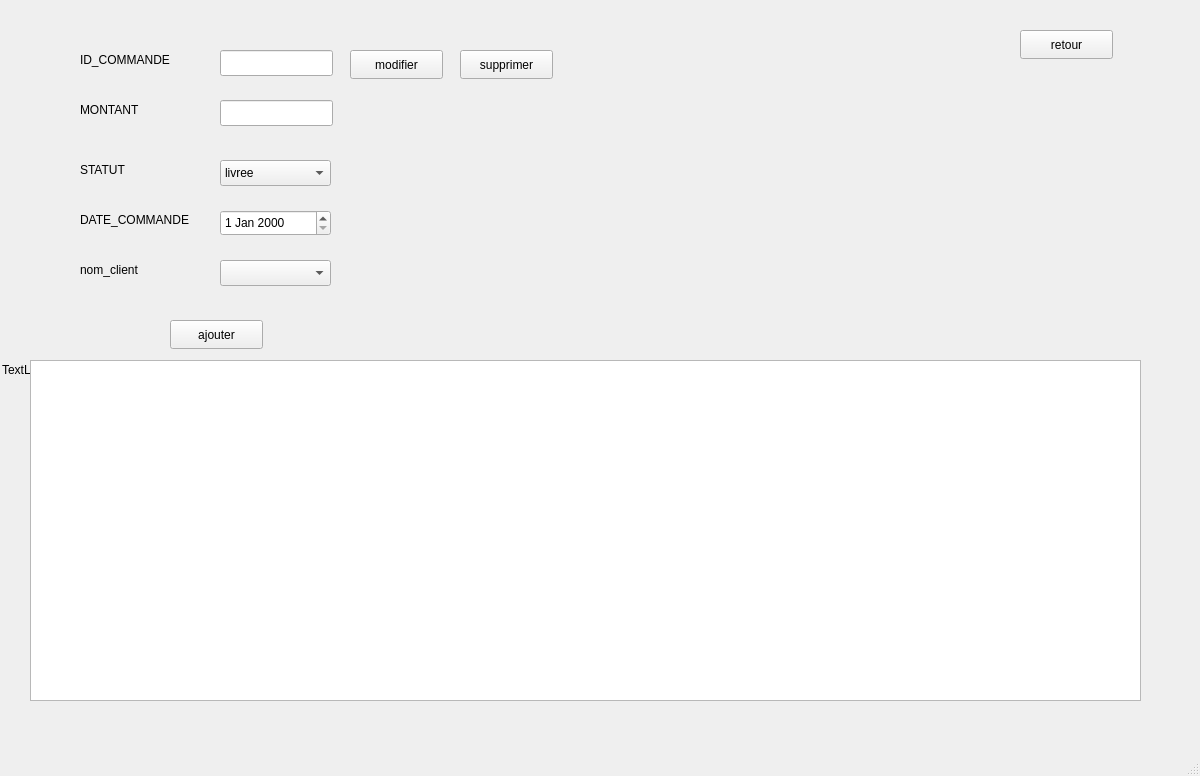
<?xml version="1.0" encoding="UTF-8"?>
<ui version="4.0">
 <class>MainWindow</class>
 <widget class="QMainWindow" name="MainWindow">
  <property name="geometry">
   <rect>
    <x>0</x>
    <y>0</y>
    <width>1200</width>
    <height>776</height>
   </rect>
  </property>
  <property name="windowTitle">
   <string>MainWindow</string>
  </property>
  <widget class="QWidget" name="centralwidget">
   <widget class="QLabel" name="label">
    <property name="geometry">
     <rect>
      <x>2</x>
      <y>29</y>
      <width>1161</width>
      <height>681</height>
     </rect>
    </property>
    <property name="text">
     <string>TextLabel</string>
    </property>
   </widget>
   <widget class="QStackedWidget" name="stackedWidget">
    <property name="geometry">
     <rect>
      <x>0</x>
      <y>10</y>
      <width>1151</width>
      <height>701</height>
     </rect>
    </property>
    <property name="currentIndex">
     <number>2</number>
    </property>
    <widget class="QWidget" name="page_3">
     <widget class="QPushButton" name="pushButton_5">
      <property name="geometry">
       <rect>
        <x>382</x>
        <y>150</y>
        <width>381</width>
        <height>81</height>
       </rect>
      </property>
      <property name="text">
       <string>Gestion client</string>
      </property>
     </widget>
     <widget class="QPushButton" name="pushButton_6">
      <property name="geometry">
       <rect>
        <x>382</x>
        <y>290</y>
        <width>381</width>
        <height>71</height>
       </rect>
      </property>
      <property name="text">
       <string>Gestion commande</string>
      </property>
     </widget>
    </widget>
    <widget class="QWidget" name="page">
     <widget class="QTableView" name="tableView">
      <property name="geometry">
       <rect>
        <x>30</x>
        <y>440</y>
        <width>1071</width>
        <height>241</height>
       </rect>
      </property>
     </widget>
     <widget class="QLabel" name="label_2">
      <property name="geometry">
       <rect>
        <x>70</x>
        <y>100</y>
        <width>121</width>
        <height>20</height>
       </rect>
      </property>
      <property name="text">
       <string>ID_CLIENT</string>
      </property>
     </widget>
     <widget class="QLabel" name="label_3">
      <property name="geometry">
       <rect>
        <x>70</x>
        <y>170</y>
        <width>121</width>
        <height>20</height>
       </rect>
      </property>
      <property name="text">
       <string>NOM</string>
      </property>
     </widget>
     <widget class="QLabel" name="label_4">
      <property name="geometry">
       <rect>
        <x>70</x>
        <y>220</y>
        <width>121</width>
        <height>20</height>
       </rect>
      </property>
      <property name="text">
       <string>PRENOM</string>
      </property>
     </widget>
     <widget class="QLabel" name="label_5">
      <property name="geometry">
       <rect>
        <x>70</x>
        <y>270</y>
        <width>131</width>
        <height>20</height>
       </rect>
      </property>
      <property name="text">
       <string>MAIL</string>
      </property>
     </widget>
     <widget class="QLineEdit" name="ID_CLIENT">
      <property name="geometry">
       <rect>
        <x>210</x>
        <y>100</y>
        <width>113</width>
        <height>26</height>
       </rect>
      </property>
     </widget>
     <widget class="QLineEdit" name="NOM">
      <property name="geometry">
       <rect>
        <x>210</x>
        <y>160</y>
        <width>113</width>
        <height>26</height>
       </rect>
      </property>
     </widget>
     <widget class="QLineEdit" name="PRENOM">
      <property name="geometry">
       <rect>
        <x>210</x>
        <y>210</y>
        <width>113</width>
        <height>26</height>
       </rect>
      </property>
     </widget>
     <widget class="QLineEdit" name="MAIL">
      <property name="geometry">
       <rect>
        <x>210</x>
        <y>270</y>
        <width>113</width>
        <height>26</height>
       </rect>
      </property>
     </widget>
     <widget class="QLabel" name="label_6">
      <property name="geometry">
       <rect>
        <x>70</x>
        <y>340</y>
        <width>121</width>
        <height>20</height>
       </rect>
      </property>
      <property name="text">
       <string>SEXE</string>
      </property>
     </widget>
     <widget class="QLineEdit" name="SEXE">
      <property name="geometry">
       <rect>
        <x>210</x>
        <y>330</y>
        <width>113</width>
        <height>26</height>
       </rect>
      </property>
     </widget>
     <widget class="QPushButton" name="pushButton">
      <property name="geometry">
       <rect>
        <x>180</x>
        <y>390</y>
        <width>93</width>
        <height>29</height>
       </rect>
      </property>
      <property name="text">
       <string>ajouter</string>
      </property>
     </widget>
     <widget class="QPushButton" name="pushButton_2">
      <property name="geometry">
       <rect>
        <x>480</x>
        <y>100</y>
        <width>93</width>
        <height>29</height>
       </rect>
      </property>
      <property name="text">
       <string>modifier</string>
      </property>
     </widget>
     <widget class="QPushButton" name="pushButton_3">
      <property name="geometry">
       <rect>
        <x>360</x>
        <y>100</y>
        <width>93</width>
        <height>29</height>
       </rect>
      </property>
      <property name="text">
       <string>supprimer</string>
      </property>
     </widget>
     <widget class="QPushButton" name="pushButton_7">
      <property name="geometry">
       <rect>
        <x>1010</x>
        <y>30</y>
        <width>93</width>
        <height>29</height>
       </rect>
      </property>
      <property name="text">
       <string>retour</string>
      </property>
     </widget>
    </widget>
    <widget class="QWidget" name="page_2">
     <widget class="QTableView" name="tableView_2">
      <property name="geometry">
       <rect>
        <x>30</x>
        <y>350</y>
        <width>1111</width>
        <height>341</height>
       </rect>
      </property>
     </widget>
     <widget class="QLabel" name="label_7">
      <property name="geometry">
       <rect>
        <x>80</x>
        <y>40</y>
        <width>121</width>
        <height>20</height>
       </rect>
      </property>
      <property name="text">
       <string>ID_COMMANDE</string>
      </property>
     </widget>
     <widget class="QLineEdit" name="ID_COMMANDE">
      <property name="geometry">
       <rect>
        <x>220</x>
        <y>40</y>
        <width>113</width>
        <height>26</height>
       </rect>
      </property>
     </widget>
     <widget class="QLineEdit" name="MONTANT">
      <property name="geometry">
       <rect>
        <x>220</x>
        <y>90</y>
        <width>113</width>
        <height>26</height>
       </rect>
      </property>
     </widget>
     <widget class="QLabel" name="label_8">
      <property name="geometry">
       <rect>
        <x>80</x>
        <y>90</y>
        <width>121</width>
        <height>20</height>
       </rect>
      </property>
      <property name="text">
       <string>MONTANT</string>
      </property>
     </widget>
     <widget class="QLabel" name="label_9">
      <property name="geometry">
       <rect>
        <x>80</x>
        <y>150</y>
        <width>121</width>
        <height>20</height>
       </rect>
      </property>
      <property name="text">
       <string>STATUT</string>
      </property>
     </widget>
     <widget class="QLabel" name="label_10">
      <property name="geometry">
       <rect>
        <x>80</x>
        <y>200</y>
        <width>131</width>
        <height>20</height>
       </rect>
      </property>
      <property name="text">
       <string>DATE_COMMANDE</string>
      </property>
     </widget>
     <widget class="QLabel" name="label_11">
      <property name="geometry">
       <rect>
        <x>80</x>
        <y>250</y>
        <width>121</width>
        <height>20</height>
       </rect>
      </property>
      <property name="text">
       <string>nom_client</string>
      </property>
     </widget>
     <widget class="QPushButton" name="pushButton_4">
      <property name="geometry">
       <rect>
        <x>170</x>
        <y>310</y>
        <width>93</width>
        <height>29</height>
       </rect>
      </property>
      <property name="text">
       <string>ajouter</string>
      </property>
     </widget>
     <widget class="QPushButton" name="pushButton_13">
      <property name="geometry">
       <rect>
        <x>460</x>
        <y>40</y>
        <width>93</width>
        <height>29</height>
       </rect>
      </property>
      <property name="text">
       <string>supprimer</string>
      </property>
     </widget>
     <widget class="QPushButton" name="pushButton_14">
      <property name="geometry">
       <rect>
        <x>350</x>
        <y>40</y>
        <width>93</width>
        <height>29</height>
       </rect>
      </property>
      <property name="text">
       <string>modifier</string>
      </property>
     </widget>
     <widget class="QDateEdit" name="DATE_COMMANDE">
      <property name="geometry">
       <rect>
        <x>220</x>
        <y>200</y>
        <width>111</width>
        <height>26</height>
       </rect>
      </property>
     </widget>
     <widget class="QPushButton" name="pushButton_8">
      <property name="geometry">
       <rect>
        <x>1020</x>
        <y>20</y>
        <width>93</width>
        <height>29</height>
       </rect>
      </property>
      <property name="text">
       <string>retour</string>
      </property>
     </widget>
     <widget class="QComboBox" name="comboBox">
      <property name="geometry">
       <rect>
        <x>220</x>
        <y>250</y>
        <width>111</width>
        <height>26</height>
       </rect>
      </property>
     </widget>
     <widget class="QComboBox" name="STATUT">
      <property name="geometry">
       <rect>
        <x>220</x>
        <y>150</y>
        <width>111</width>
        <height>26</height>
       </rect>
      </property>
      <item>
       <property name="text">
        <string>livree</string>
       </property>
      </item>
      <item>
       <property name="text">
        <string>en cours</string>
       </property>
      </item>
      <item>
       <property name="text">
        <string>annulee</string>
       </property>
      </item>
     </widget>
    </widget>
   </widget>
  </widget>
  <widget class="QMenuBar" name="menubar">
   <property name="geometry">
    <rect>
     <x>0</x>
     <y>0</y>
     <width>1200</width>
     <height>26</height>
    </rect>
   </property>
  </widget>
  <widget class="QStatusBar" name="statusbar"/>
 </widget>
 <resources/>
 <connections/>
</ui>
